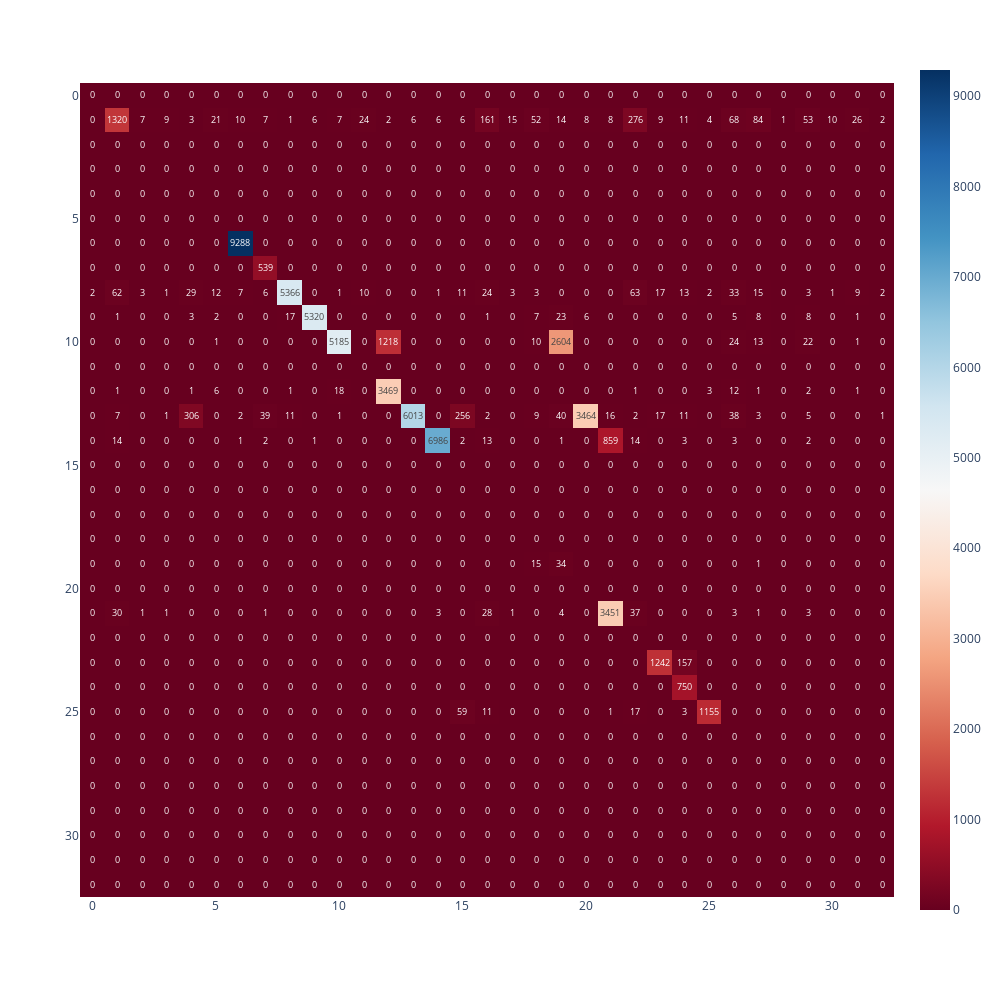

Notebook cell for this chart:
### Code cell
# Show CM and classification_repor
print("Random Forest Classifier : \n")
print(f"\nConfusion Matrix :")
fig = px.imshow(cm, text_auto=True, color_continuous_scale='rdbu', width=1000, height=1000)
fig.show()
print(classification_report(z_test, pred))

### Figure 1 — Plotly figure (JSON) as saved in the notebook; plotly's stock layout.template omitted (floating-point values rounded to 4 significant figures; data arrays with more than 128 entries replaced by an {"elided": "..."} marker saying what was removed)
{"data": [{"coloraxis": "coloraxis", "hovertemplate": "x: %{x}<br>y: %{y}<br>color: %{z}<extra></extra>", "name": "0", "texttemplate": "%{z}", "type": "heatmap", "xaxis": "x", "yaxis": "y", "z": {"elided": "33x33 int values"}}], "layout": {"coloraxis": {"colorscale": [[0, "rgb(103,0,31)"], [0.1, "rgb(178,24,43)"], [0.2, "rgb(214,96,77)"], [0.3, "rgb(244,165,130)"], [0.4, "rgb(253,219,199)"], [0.5, "rgb(247,247,247)"], [0.6, "rgb(209,229,240)"], [0.7, "rgb(146,197,222)"], [0.8, "rgb(67,147,195)"], [0.9, "rgb(33,102,172)"], [1, "rgb(5,48,97)"]]}, "height": 1000, "margin": {"t": 60}, "width": 1000, "xaxis": {"anchor": "y", "constrain": "domain", "domain": [0, 1], "scaleanchor": "y"}, "yaxis": {"anchor": "x", "autorange": "reversed", "constrain": "domain", "domain": [0, 1]}}}
